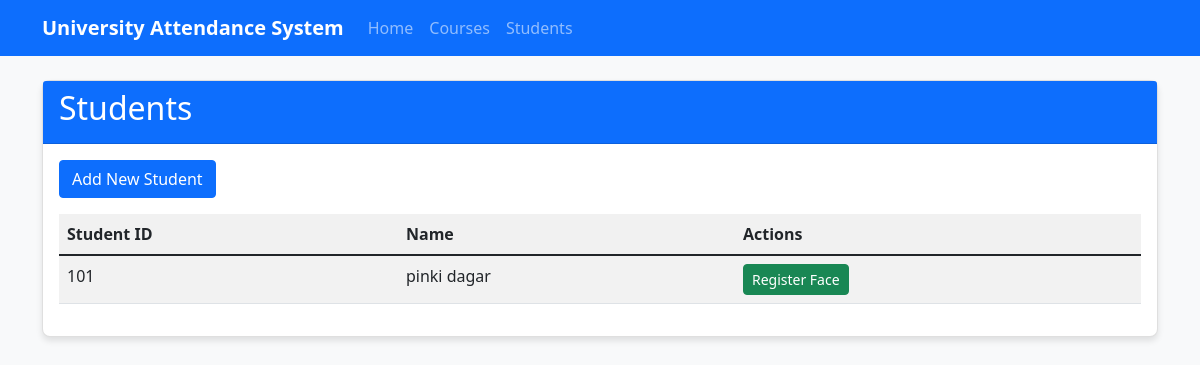
/students, run on the app's committed database.
### tables this page shows
CREATE TABLE students (
        id INTEGER PRIMARY KEY AUTOINCREMENT,
        student_id TEXT NOT NULL UNIQUE,
        first_name TEXT NOT NULL,
        last_name TEXT NOT NULL,
        face_encoding TEXT
    );

### app.py (the view)
@app.route('/students')
def students():
    conn = get_db_connection()
    students = conn.execute('SELECT * FROM students').fetchall()
    conn.close()
    return render_template('students.html', students=students)

### database/db_utils.py (called while the page is built)
def get_db_connection():
    conn = sqlite3.connect('attendance.db')
    conn.row_factory = sqlite3.Row
    return conn

### templates/students.html (shortened to what this page needs)
{% extends "base.html" %}
{% block content %}
<div class="card">
    <div class="card-header bg-primary text-white">
        <h2>Students</h2>
    </div>
    <div class="card-body">
        <button class="btn btn-primary mb-3" data-bs-toggle="modal" data-bs-target="#addStudentModal">
            Add New Student
        </button>
        <table class="table table-striped">
            <thead>
                <tr>
                    <th>Student ID</th>
                    <th>Name</th>
                    <th>Actions</th>
                </tr>
            </thead>
            <tbody>
                {% for student in students %}
                <tr>
                    <td>{{ student.student_id }}</td>
                    <td>{{ student.first_name }} {{ student.last_name }}</td>
                    <td>
                        <a href="/register_face/{{ student.id }}" class="btn btn-success btn-sm">Register Face</a>
                    </td>
                </tr>
                {% else %}
                <tr>
                    <td colspan="3" class="text-center">No students found. Add a student to get started.</td>
                </tr>
                {% endfor %}
            </tbody>
        </table>
    </div>
</div>
{% endblock %}

### static/css/styles.css (style rules this page uses)
body { background-color: #f8f9fa; }
.card { border-radius: 8px; box-shadow: 0 4px 6px rgba(0, 0, 0, 0.1); margin-bottom: 20px; }
.card-header { border-radius: 8px 8px 0 0; }
.table { background-color: white; }
.table th { background-color: #f1f1f1; }
.btn { border-radius: 4px; }

### data on the page
students: student_id "101", first_name "pinki", last_name "dagar"
